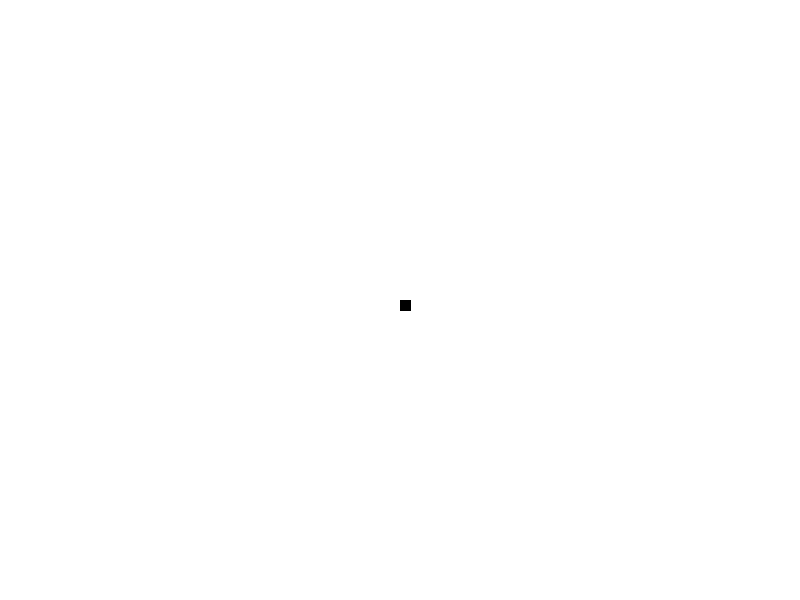
Frame 1 (no input)
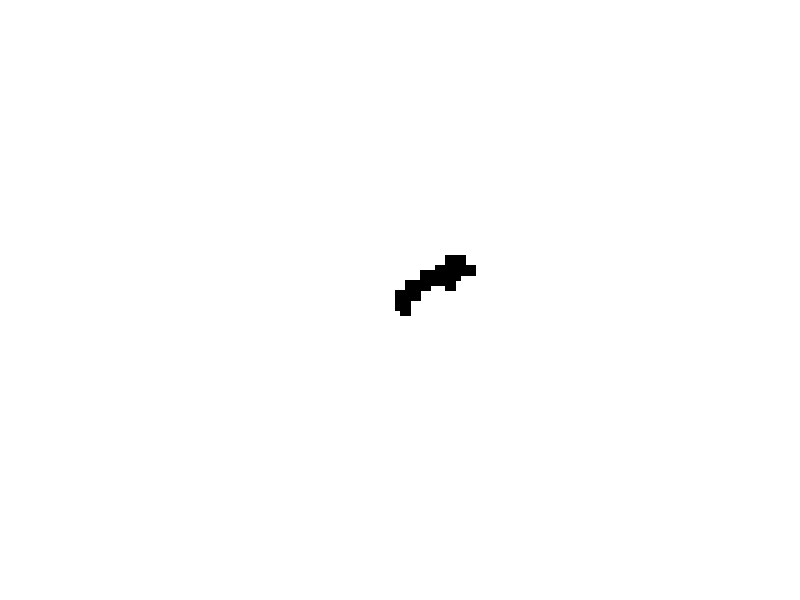
Frame 60 (the mouse pressed at the canvas centre just before this capture)
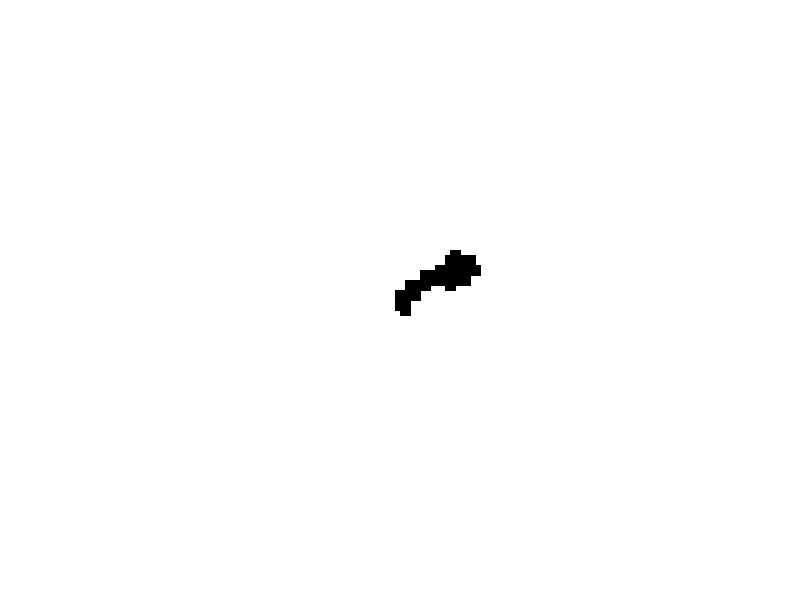
Frame 120 (the mouse held since frame 60 and released just before this capture)

The Processing sketch that drew these frames (run headless with seeded random() and noise(); from frame 60 on, the mouse is pressed at the canvas centre):

// Processing sketch: walker2
// ── walker2.pde

Walker w; 
int [] xPos; 
int [] yPos; 


void setup(){
  size(800, 600); 
  
  w = new Walker(width/2, height/2); 
  background(255); 

  xPos= new int[100];
  yPos= new int[100]; 
  
  
  
}


void draw(){
  
  for (int i = 0; i<xPos.length; i++){
    xPos[i] = w.x; 
  }
  
  for (int i= 0; i<yPos.length; i++){
    yPos[i] = w.y; 
  }
  
  w.step(); 
  
  for(int i = 0; i< 100; i ++){
    fill(0); 
    rect(xPos[i], yPos[i], 10, 10); 
  }
}
// ── Walker.pde
class Walker{
    int x, y; 
    
    Walker(int x, int y){
     this.x= x; 
     this.y = y; 
    }
    
    void render(){
      stroke(0); 
      point(x,y); 
    }
    
    void step(){
      int choice = int(random(4));
      
      if(choice == 0){
        this.x+=5; 
      }else if (choice== 2){
        this.x-=5; 
      }else if (choice ==3){
        this.y+=5; 
      }else{
        this.y-=5; 
      }
      
      this.x = constrain(this.x, 0, width-1); 
      this.y = constrain(this.y,0, height-1); 
    }
}
